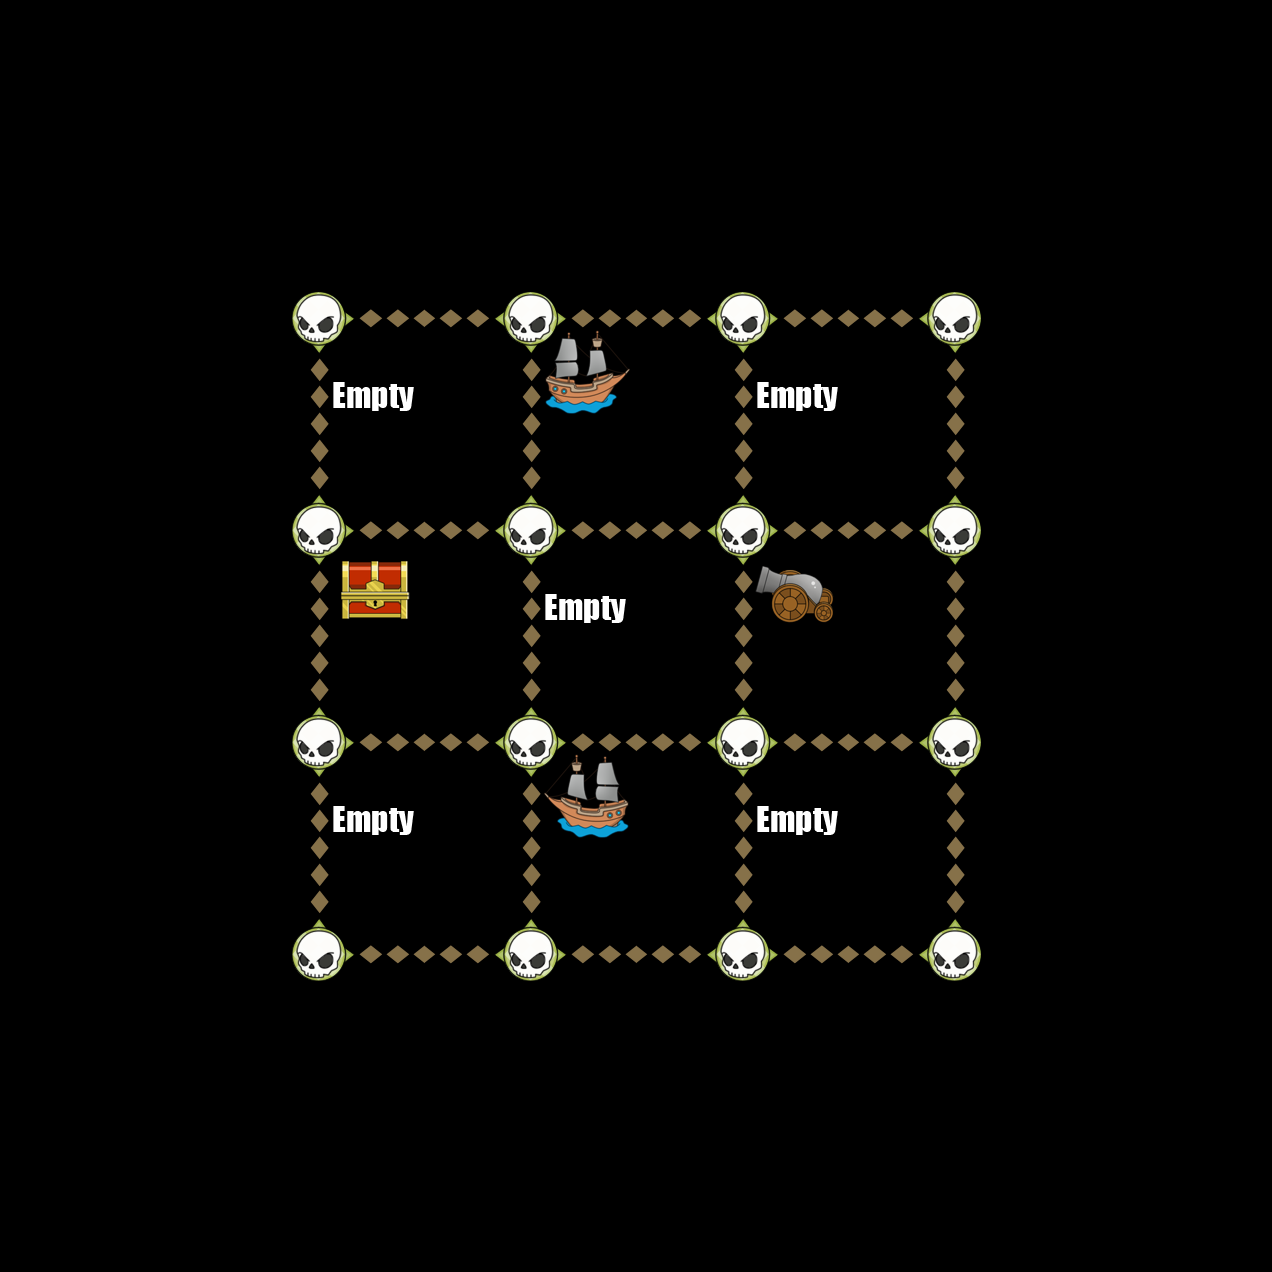

This is a level from a 2D game, rendered from its Tiled map with the project's own tilesets. A one-line summary and the map file follow, with tile-layer data summarised:
An orthogonal 6x6 tile map with 212x212 px tiles, 6 tile layers (Down, Up, Left, Right, ...).

<map version="1.0" orientation="orthogonal" width="6" height="6" tilewidth="212" tileheight="212">
 <tileset firstgid="1" name="TileGraphic_Final-ipadhd" tilewidth="212" tileheight="212">
  <image source="TileGraphic_Final-ipadhd.png" width="636" height="1060" />
  <tile id="0">
   <properties>
    <property name="LineFilled" value="True" />
   </properties>
  </tile>
  <tile id="2">
   <properties>
    <property name="Item" value="TreasureBox" />
   </properties>
  </tile>
  <tile id="4">
   <properties>
    <property name="RowFilled" value="True" />
   </properties>
  </tile>
  <tile id="6">
   <properties>
    <property name="Item" value="CannonLeft" />
   </properties>
  </tile>
  <tile id="7">
   <properties>
    <property name="Item" value="ShipRight" />
   </properties>
  </tile>
  <tile id="8">
   <properties>
    <property name="Item" value="MapOne" />
   </properties>
  </tile>
  <tile id="9">
   <properties>
    <property name="Item" value="CannonRight" />
   </properties>
  </tile>
  <tile id="10">
   <properties>
    <property name="Item" value="ShipLeft" />
   </properties>
  </tile>
  <tile id="11">
   <properties>
    <property name="Item" value="MapTwo" />
   </properties>
  </tile>
  <tile id="12">
   <properties>
    <property name="Item" value="Empty" />
   </properties>
  </tile>
  <tile id="13">
   <properties>
    <property name="Item" value="Skull" />
   </properties>
  </tile>
  <tile id="14">
   <properties>
    <property name="Item" value="Fog" />
   </properties>
  </tile>
 </tileset>
 <layer name="Down" width="6" height="6">
  <data>[36 cells, 12 non-empty, 1 distinct tile ids]</data>
 </layer>
 <layer name="Up" width="6" height="6">
  <data>[36 cells, 12 non-empty, 1 distinct tile ids]</data>
 </layer>
 <layer name="Left" width="6" height="6">
  <data>[36 cells, 12 non-empty, 1 distinct tile ids]</data>
 </layer>
 <layer name="Right" width="6" height="6">
  <data>[36 cells, 12 non-empty, 1 distinct tile ids]</data>
 </layer>
 <layer name="Dots" width="6" height="6">
  <data>[36 cells, 16 non-empty, 1 distinct tile ids]</data>
 </layer>
 <layer name="Items" width="6" height="6">
  <data>[36 cells, 9 non-empty, 5 distinct tile ids]</data>
 </layer>
</map>
